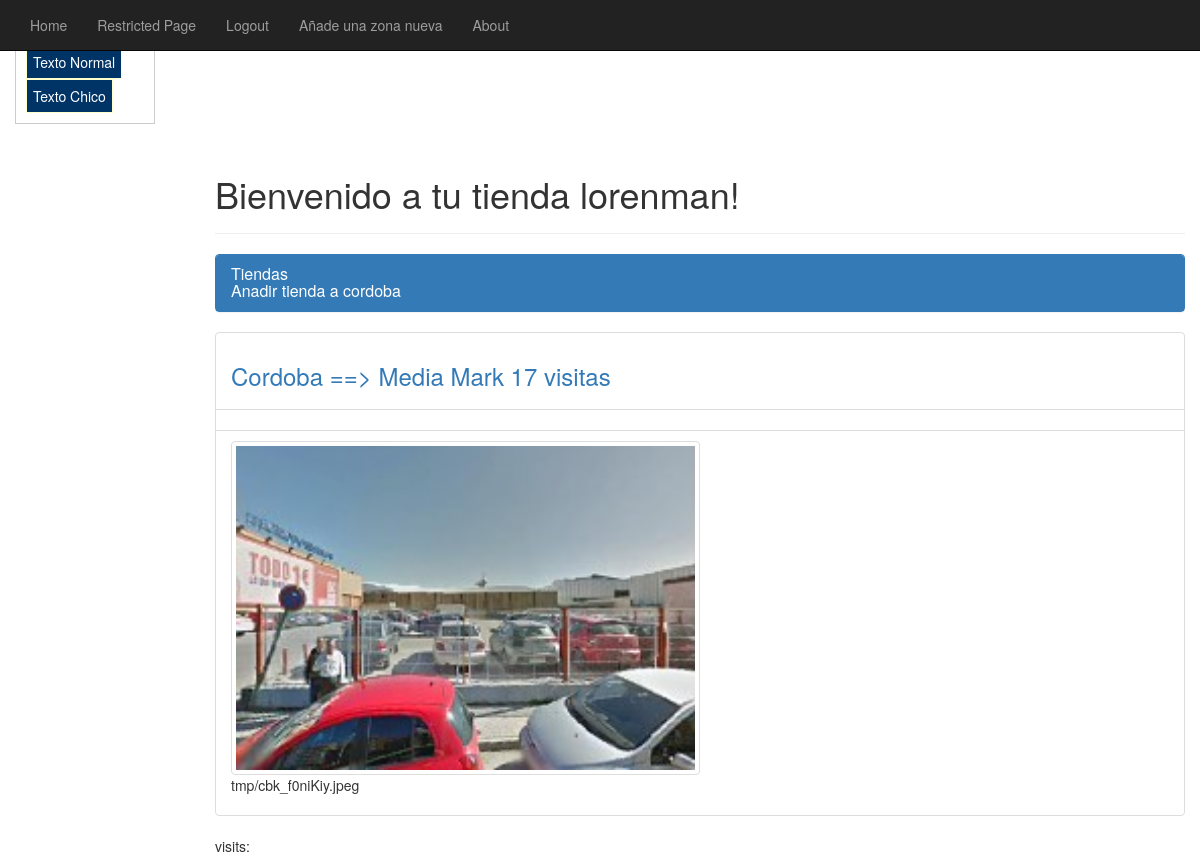
Screenshot of /tiendas/mostrartiendas/cordoba/ (signed in) with the database file from the repository.
### apps/tiendas/models.py (models this page shows, shortened)
class Zona(models.Model):
    nombre = models.CharField(max_length=128,unique=True)
    localizacion = models.CharField(max_length=128, unique=True)
    views = models.IntegerField(default=0)
    slug = models.SlugField(default=0)
    def save(self, *args, **kwargs):
    	self.slug = slugify(self.nombre)
    	super(Zona, self).save(*args, **kwargs)

class Tienda(models.Model):
    nombre = models.CharField(max_length=128,unique=True)
    calle = models.CharField(max_length=128,unique=True)
    zona = models.ForeignKey(Zona,null=True)
    imagen = models.ImageField(upload_to='tmp/', blank=True)
    views = models.IntegerField(default=0)
    slug = models.SlugField(default=0)

### apps/tiendas/views.py (the view)
# urls.py: url(r'^mostrartiendas/(?P<zona_name_slug>[\w\-]+)/$', 'apps.tiendas.views.mostrar_tiendas', name='tienda'),
@login_required
def mostrar_tiendas(request,zona_name_slug):
    try:
        zona_aux = Zona.objects.get(slug=zona_name_slug)
        zona_aux.views += 1
        zona_aux.save()
        tiendas_list = Tienda.objects.filter(zona=zona_aux)
        tiendas_dict = {'tiendas': tiendas_list,'zona':zona_aux}
        return render(request, 'tiendas/mostrartiendas.html', tiendas_dict)
    except Zona.DoesNotExist:
        zona_aux = None
        return render(request, 'tiendas/mostrartiendas.html')

### templates/tiendas/mostrartiendas.html (shortened to what this page needs)
{% extends "tiendas/base.html" %}
{% load staticfiles %}
{% load easy_maps_tags %}
{% block body_block %}
{% if user.is_authenticated %}
<div class="page-header">
  <h1>Bienvenido a tu tienda {{ user.username }}!</h1>
  {% else %}
  <h1>Bienvenido a tu tienda !</h1>
  {% endif %}
</div>
<div class="panel panel-primary">
  <div class="panel-heading">
    <h3 class="panel-title">Tiendas</h3>
    {% if user.is_authenticated %}
    <h3 class="panel-title"><a href="/tiendas/add_tienda/{{ zona.slug }}/"}>Anadir tienda a {{ zona.slug }}</a></h3>
    {%endif%}
  </div>
</div>
<div class="row placeholders">
  <div class="col-xs-12 col-sm-24 placeholder">
    {% if tiendas %}
      {% for tienda in tiendas %}
      <ul class="list-group">
        <li class="list-group-item"><h3> <a href="{% url 'au_v_tienda' tienda.slug %}">{{ tienda.zona.nombre }} ==> {{ tienda.nombre }}  {{ tienda.views }} visitas</a></h3></li>
        <li class="list-group-item">{% easy_map tienda.calle 950 200 20 %}</li>
        <li class="list-group-item">
            <img  class="img-thumbnail" width="50%" height="50%" src="{{ MEDIA_URL }}{{ tienda.imagen }}"/> <p>{{ MEDIA_URL }}{{ tienda.imagen }}</p>
        </li>
      </ul>
      {% endfor %}
    {% else %}
    <strong>No hay tiendas para mostrar.</strong>
    {% endif %}
  </div>
</div>
<p> visits: {{ visits }}</p>
{% endblock %}

### static/css/main.css (style rules this page uses)
body { font-size:12px; background-color:#FFFAE6; font-family:Arial, Helvetica, sans-serif; }

### rows the page displays
Zona: slug "cordoba"
Tienda: zona.nombre "Cordoba", nombre "Media Mark", views "17", imagen (picture), imagen "tmp/cbk_f0niKiy.jpeg"

### other values shown
{{ user.username }} "lorenman"
